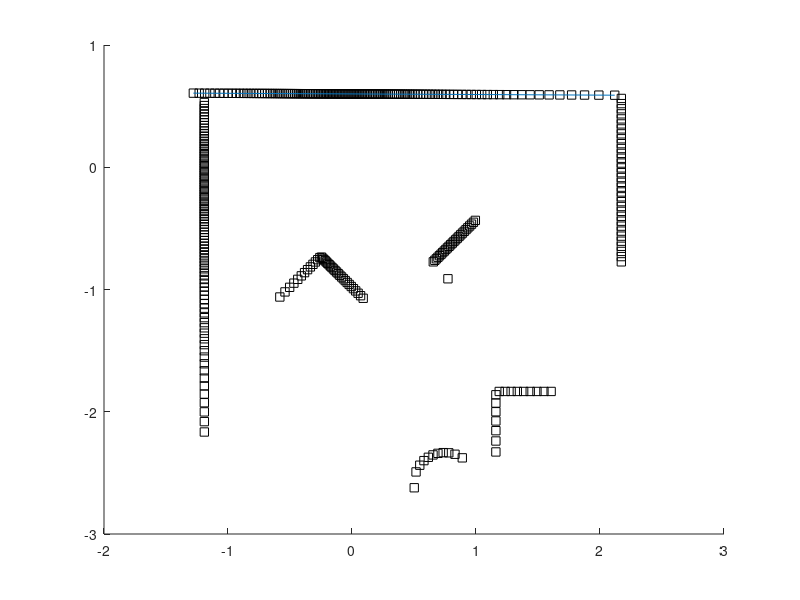

Source code (MATLAB):
clc
clf
clear all

load lidar_gauntlet.mat

index=find(r~=0 & r<3);
r_clean=r(index);
theta_clean=theta(index);

%location of objects with respect to LIDAR frame L
%row 1 goes with row 5, 2 with 6, 3 with 7, 4 with 8
r_L = [r_clean(:,:).*cos(theta_clean(:,:)), r_clean(:,:).*sin(theta_clean(:,:))]';

%location of objects with respect to Neato frame N
%need to subtract .084 from rows 1-4 of r_L and keep rows 5-8 the same
r_N = [r_L(:, :) - .084; r_L(:, :)];

%Translation Matrix to go from Neato Frame to Global Frame
T_GN = [1 0 0; 0 1 0; 0 0 1];
    
%Rotation Matrix to go from Neato Frame to Global Frame
R_GN = [1 0 0; 0 1 0; 0 0 1];
   
%assign the position matrix to use and do the transformation to make
%Neato Frame into Global Frame
r_N_pos = [r_N(1, :); r_N(2, :); ones(1, length(r_clean))];
r_G = T_GN * R_GN * r_N_pos;
r_G = r_G(1:2, :);

x = r_G(1, :);  %Global x and y
y = r_G(2, :);

points = [x;y];  %Creating matrix of global x and y values

%Defining arrays to hold indicies of BEST inliers and outliers
bestin = zeros(1);
bestout = zeros(1);

n = 1000;
d = .005;
for i=1:n
%Finding random indicies
p1 = randi([1 length(r_G)]);
p2 = randi([1 length(r_G)]);
while p1 == p2  %Make sure the two points are not randomly the same value
    p2 = randi([1 length(r_G)]);
end
candidates = [x(p1) x(p2); y(p1) y(p2)];  %x and y values at random indicies

%Defining arrays to hold indicies of inliers and outliers
in = zeros(1);
out = zeros(1);

%Unit vector in direction between two points
v = (candidates(:,1) - candidates(:,2))/(norm(candidates(:,1) - candidates(:,2)));

%Vector orthogonal to vector in direction of line (both unit vectors)
vorth = [-v(2,1);v(1,1)];

%Distance between all of our points and one of our random candidate points
dists = points - candidates(:,1);

orth_dists = abs(dists'*vorth);

% quiver(candidates(1,:),candidates(2,:),v(1,1),v(2,1))

%Finding points that are in and out of range
%thse are the INDICES
in_range=find(orth_dists<d);
out_range=find(orth_dists>d);
% in=points(in_range)
% out=points(out_range)

if length(in_range(:,1)) > length(bestin(:,1))
    bestin = in_range;
    bestout = out_range;
end
end
%END OF FOR LOOP!!!!!!!!!!!!!!!!!!!!!!!!!!!!!!!

in_ranget = bestin';
x_inrange = x(1, in_ranget(1,:));
y_inrange = y(1, in_ranget(1,:));
points_inrange = [x_inrange; y_inrange];
%find the endpoints and their indices
[least_x, least_x_index] = min(x_inrange);
[greatest_x, greatest_x_index] = max(x_inrange);
[least_y, least_y_index] = min(y_inrange);
[greatest_y, greatest_y_index] = max(y_inrange);

if greatest_y - least_y > greatest_x - least_x
x1 = x_inrange(greatest_y_index);
y1 = y_inrange(greatest_y_index);
endpt1 = [x1; y1];
x2 = x_inrange(least_y_index);
y2 = y_inrange(least_y_index);
endpt2 = [x2; y2];
else
x1 = x_inrange(greatest_x_index);
y1 = y_inrange(greatest_x_index);
endpt1 = [x1; y1];
x2 = x_inrange(least_x_index);
y2 = y_inrange(least_x_index);
endpt2 = [x2; y2];
end

endpts = [endpt1 endpt2];

coefficients = polyfit([x1, x2], [y1, y2], 1);
m = coefficients(1);
b = coefficients(2);

figure()
hold on
plot(x,y,'ks')
plot(endpts(1,:), endpts(2,:))
hold off
%projectedCoordinate = dists(bestin(:),:)*v/norm(v);
%bestEndPoints = [min(projectedCoordinate); max(projectedCoordinate)]*v'/norm(v) + repmat(candidates(2, :), [2, 1])
    